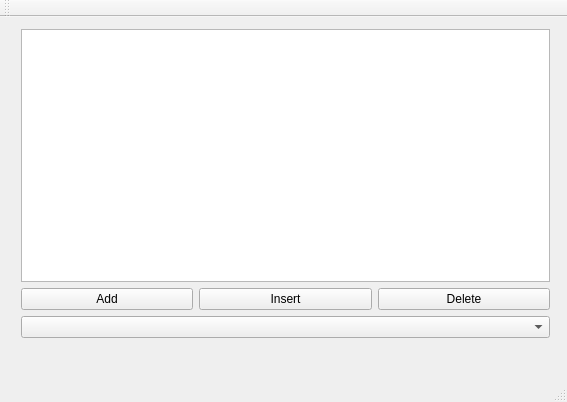
<?xml version="1.0" encoding="UTF-8"?>
<ui version="4.0">
 <class>MainWindow</class>
 <widget class="QMainWindow" name="MainWindow">
  <property name="geometry">
   <rect>
    <x>0</x>
    <y>0</y>
    <width>567</width>
    <height>402</height>
   </rect>
  </property>
  <property name="windowTitle">
   <string>MainWindow</string>
  </property>
  <widget class="QWidget" name="centralWidget">
   <widget class="QWidget" name="">
    <property name="geometry">
     <rect>
      <x>10</x>
      <y>1</y>
      <width>551</width>
      <height>331</height>
     </rect>
    </property>
    <layout class="QVBoxLayout" name="verticalLayout">
     <item>
      <widget class="QListView" name="listView"/>
     </item>
     <item>
      <layout class="QHBoxLayout" name="horizontalLayout">
       <item>
        <widget class="QPushButton" name="pushButton">
         <property name="text">
          <string>Add</string>
         </property>
        </widget>
       </item>
       <item>
        <widget class="QPushButton" name="pushButton_2">
         <property name="text">
          <string>Insert</string>
         </property>
        </widget>
       </item>
       <item>
        <widget class="QPushButton" name="pushButton_3">
         <property name="text">
          <string>Delete</string>
         </property>
        </widget>
       </item>
      </layout>
     </item>
     <item>
      <widget class="QComboBox" name="comboBox"/>
     </item>
    </layout>
   </widget>
  </widget>
  <widget class="QMenuBar" name="menuBar">
   <property name="geometry">
    <rect>
     <x>0</x>
     <y>0</y>
     <width>567</width>
     <height>26</height>
    </rect>
   </property>
  </widget>
  <widget class="QToolBar" name="mainToolBar">
   <attribute name="toolBarArea">
    <enum>TopToolBarArea</enum>
   </attribute>
   <attribute name="toolBarBreak">
    <bool>false</bool>
   </attribute>
  </widget>
  <widget class="QStatusBar" name="statusBar"/>
 </widget>
 <layoutdefault spacing="6" margin="11"/>
 <resources/>
 <connections/>
</ui>
